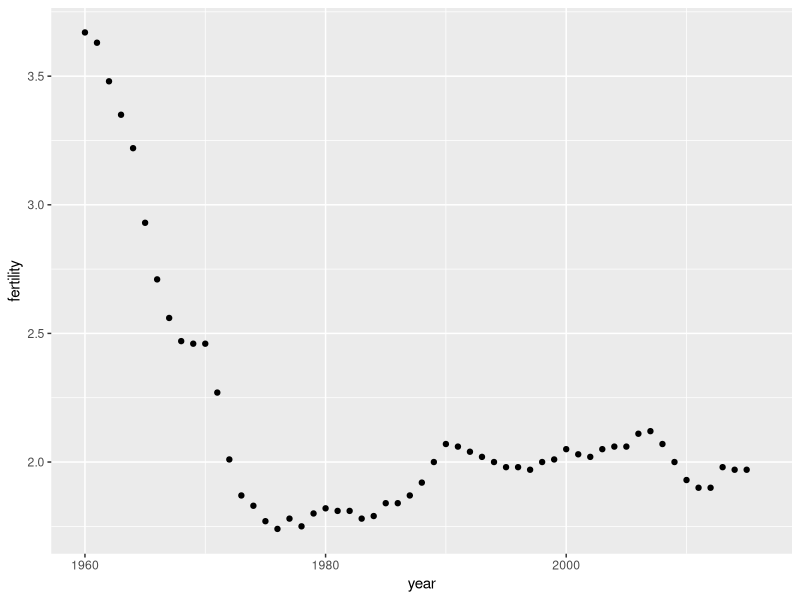
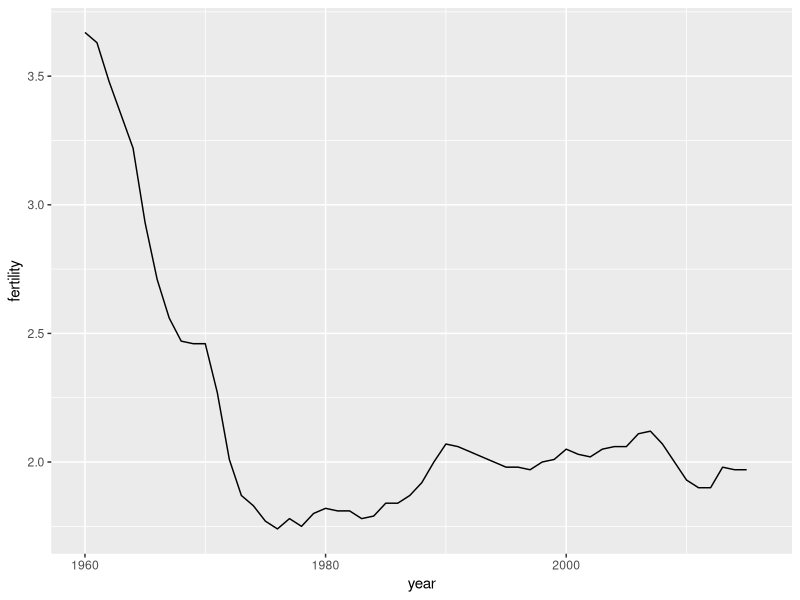
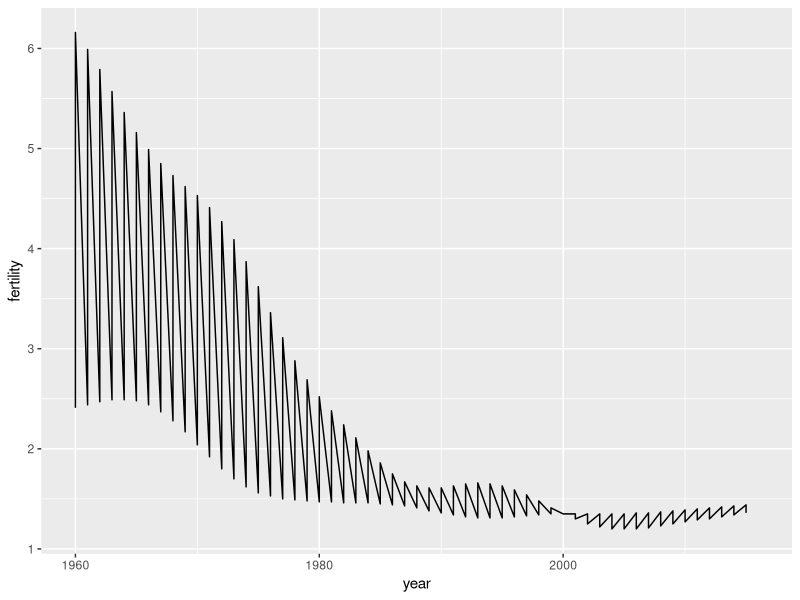
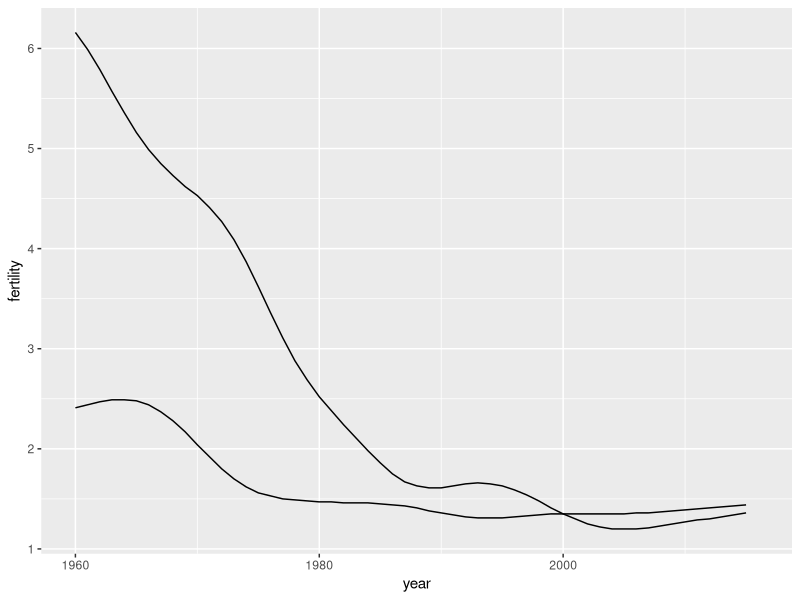
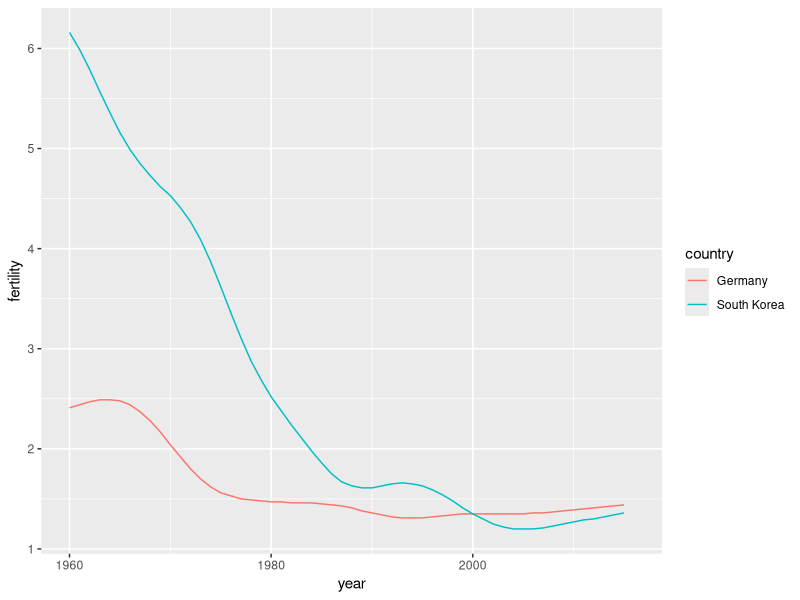
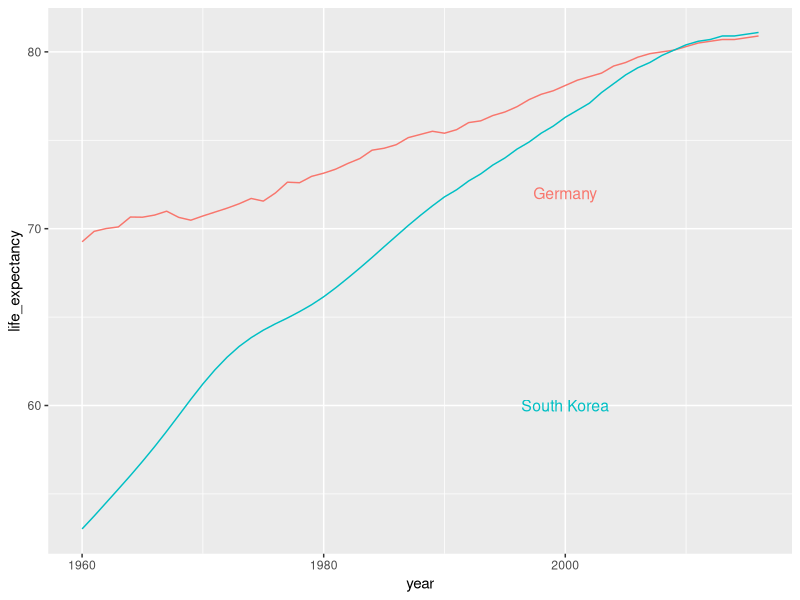

The R source for these figures, in order:
library(dslabs)
library(tidyverse)
library(dplyr)
data(gapminder)

# scatterplot of US fertility by year
gapminder %>%
  filter(country == "United States") %>%
  ggplot(aes(year, fertility)) +
  geom_point()

# line plot of US fertility by year
gapminder %>%
  filter(country == "United States") %>%
    ggplot(aes(year, fertility)) +
    geom_line()

# line plot fertility time series for two countries- only one line (incorrect)
countries <- c("South Korea", "Germany")
gapminder %>% filter(country %in% countries) %>%
  ggplot(aes(year, fertility)) +
  geom_line()

# line plot fertility time series for two countries - one line per country
gapminder %>% filter(country %in% countries) %>%
  ggplot(aes(year, fertility, group = country)) +
  geom_line()

# fertility time series for two countries - lines colored by country
gapminder %>% filter(country %in% countries) %>%
  ggplot(aes(year, fertility, col = country)) +
  geom_line()


# life expectancy time series - lines colored by country and labeled, no legend
# create data frame for labels mentioning text and cordinates for the label
labels <- data.frame(country = countries, x = c(2000, 2000), y = c(60, 72))
gapminder %>% filter(country %in% countries) %>%
  ggplot(aes(year, life_expectancy, col = country)) +
  geom_line() +
  geom_text(data = labels, aes(x, y, label = country), size = 4) +
  theme(legend.position = "none")
